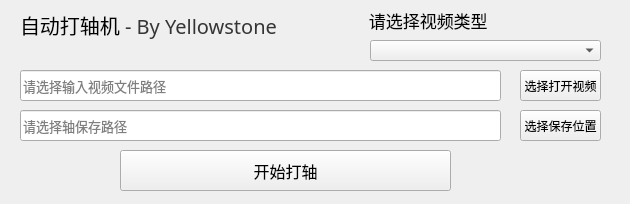
<?xml version="1.0" encoding="UTF-8"?>
<ui version="4.0">
 <class>AutoSubtitle</class>
 <widget class="QMainWindow" name="AutoSubtitle">
  <property name="geometry">
   <rect>
    <x>0</x>
    <y>0</y>
    <width>630</width>
    <height>204</height>
   </rect>
  </property>
  <property name="sizePolicy">
   <sizepolicy hsizetype="Fixed" vsizetype="Fixed">
    <horstretch>0</horstretch>
    <verstretch>0</verstretch>
   </sizepolicy>
  </property>
  <property name="contextMenuPolicy">
   <enum>Qt::NoContextMenu</enum>
  </property>
  <property name="windowTitle">
   <string>AutoSubtitle</string>
  </property>
  <property name="unifiedTitleAndToolBarOnMac">
   <bool>false</bool>
  </property>
  <widget class="QWidget" name="centralwidget">
   <widget class="QPushButton" name="startButton">
    <property name="geometry">
     <rect>
      <x>120</x>
      <y>150</y>
      <width>331</width>
      <height>41</height>
     </rect>
    </property>
    <property name="font">
     <font>
      <pointsize>12</pointsize>
      <weight>50</weight>
      <italic>false</italic>
      <bold>false</bold>
      <kerning>true</kerning>
     </font>
    </property>
    <property name="text">
     <string>开始打轴</string>
    </property>
   </widget>
   <widget class="QLabel" name="Title">
    <property name="enabled">
     <bool>true</bool>
    </property>
    <property name="geometry">
     <rect>
      <x>20</x>
      <y>10</y>
      <width>341</width>
      <height>31</height>
     </rect>
    </property>
    <property name="font">
     <font>
      <family>等线</family>
      <pointsize>15</pointsize>
      <stylestrategy>PreferDefault</stylestrategy>
      <kerning>true</kerning>
     </font>
    </property>
    <property name="text">
     <string>&lt;html&gt;&lt;head/&gt;&lt;body&gt;&lt;p&gt;自动打轴机&lt;span style=&quot; color:#353535;&quot;&gt; - By Yellowstone&lt;/span&gt;&lt;/p&gt;&lt;/body&gt;&lt;/html&gt;</string>
    </property>
   </widget>
   <widget class="QToolButton" name="chooseButtom">
    <property name="geometry">
     <rect>
      <x>520</x>
      <y>70</y>
      <width>81</width>
      <height>31</height>
     </rect>
    </property>
    <property name="text">
     <string>选择打开视频</string>
    </property>
   </widget>
   <widget class="QToolButton" name="saveButtom">
    <property name="geometry">
     <rect>
      <x>520</x>
      <y>110</y>
      <width>81</width>
      <height>31</height>
     </rect>
    </property>
    <property name="text">
     <string>选择保存位置</string>
    </property>
   </widget>
   <widget class="QLineEdit" name="OpenFilePathEdit">
    <property name="geometry">
     <rect>
      <x>20</x>
      <y>70</y>
      <width>481</width>
      <height>31</height>
     </rect>
    </property>
    <property name="font">
     <font>
      <pointsize>10</pointsize>
     </font>
    </property>
    <property name="statusTip">
     <string/>
    </property>
    <property name="placeholderText">
     <string>请选择输入视频文件路径</string>
    </property>
   </widget>
   <widget class="QLineEdit" name="SaveFilePathEdit">
    <property name="geometry">
     <rect>
      <x>20</x>
      <y>110</y>
      <width>481</width>
      <height>31</height>
     </rect>
    </property>
    <property name="font">
     <font>
      <pointsize>10</pointsize>
     </font>
    </property>
    <property name="placeholderText">
     <string>请选择轴保存路径</string>
    </property>
   </widget>
   <widget class="QComboBox" name="videoTypeList">
    <property name="geometry">
     <rect>
      <x>370</x>
      <y>40</y>
      <width>231</width>
      <height>21</height>
     </rect>
    </property>
   </widget>
   <widget class="QLabel" name="Title_2">
    <property name="enabled">
     <bool>true</bool>
    </property>
    <property name="geometry">
     <rect>
      <x>360</x>
      <y>10</y>
      <width>251</width>
      <height>21</height>
     </rect>
    </property>
    <property name="font">
     <font>
      <family>等线</family>
      <pointsize>13</pointsize>
      <stylestrategy>PreferDefault</stylestrategy>
      <kerning>true</kerning>
     </font>
    </property>
    <property name="text">
     <string>  请选择视频类型</string>
    </property>
   </widget>
  </widget>
 </widget>
 <resources/>
 <connections>
  <connection>
   <sender>chooseButtom</sender>
   <signal>clicked()</signal>
   <receiver>AutoSubtitle</receiver>
   <slot>raiseOpenFile()</slot>
   <hints>
    <hint type="sourcelabel">
     <x>427</x>
     <y>68</y>
    </hint>
    <hint type="destinationlabel">
     <x>411</x>
     <y>102</y>
    </hint>
   </hints>
  </connection>
  <connection>
   <sender>saveButtom</sender>
   <signal>clicked()</signal>
   <receiver>AutoSubtitle</receiver>
   <slot>raiseSaveFile()</slot>
   <hints>
    <hint type="sourcelabel">
     <x>450</x>
     <y>110</y>
    </hint>
    <hint type="destinationlabel">
     <x>484</x>
     <y>130</y>
    </hint>
   </hints>
  </connection>
  <connection>
   <sender>startButton</sender>
   <signal>clicked()</signal>
   <receiver>AutoSubtitle</receiver>
   <slot>tryToStart()</slot>
   <hints>
    <hint type="sourcelabel">
     <x>284</x>
     <y>150</y>
    </hint>
    <hint type="destinationlabel">
     <x>404</x>
     <y>152</y>
    </hint>
   </hints>
  </connection>
  <connection>
   <sender>OpenFilePathEdit</sender>
   <signal>editingFinished()</signal>
   <receiver>AutoSubtitle</receiver>
   <slot>updateOpenPath()</slot>
   <hints>
    <hint type="sourcelabel">
     <x>190</x>
     <y>69</y>
    </hint>
    <hint type="destinationlabel">
     <x>389</x>
     <y>40</y>
    </hint>
   </hints>
  </connection>
  <connection>
   <sender>SaveFilePathEdit</sender>
   <signal>editingFinished()</signal>
   <receiver>AutoSubtitle</receiver>
   <slot>updateSavePath()</slot>
   <hints>
    <hint type="sourcelabel">
     <x>104</x>
     <y>96</y>
    </hint>
    <hint type="destinationlabel">
     <x>25</x>
     <y>135</y>
    </hint>
   </hints>
  </connection>
  <connection>
   <sender>videoTypeList</sender>
   <signal>currentIndexChanged(int)</signal>
   <receiver>AutoSubtitle</receiver>
   <slot>updateVideoType()</slot>
   <hints>
    <hint type="sourcelabel">
     <x>545</x>
     <y>50</y>
    </hint>
    <hint type="destinationlabel">
     <x>572</x>
     <y>168</y>
    </hint>
   </hints>
  </connection>
 </connections>
 <slots>
  <slot>raiseOpenFile()</slot>
  <slot>raiseSaveFile()</slot>
  <slot>tryToStart()</slot>
  <slot>updateOpenPath()</slot>
  <slot>updateSavePath()</slot>
  <slot>exit()</slot>
  <slot>updateVideoType()</slot>
 </slots>
</ui>
